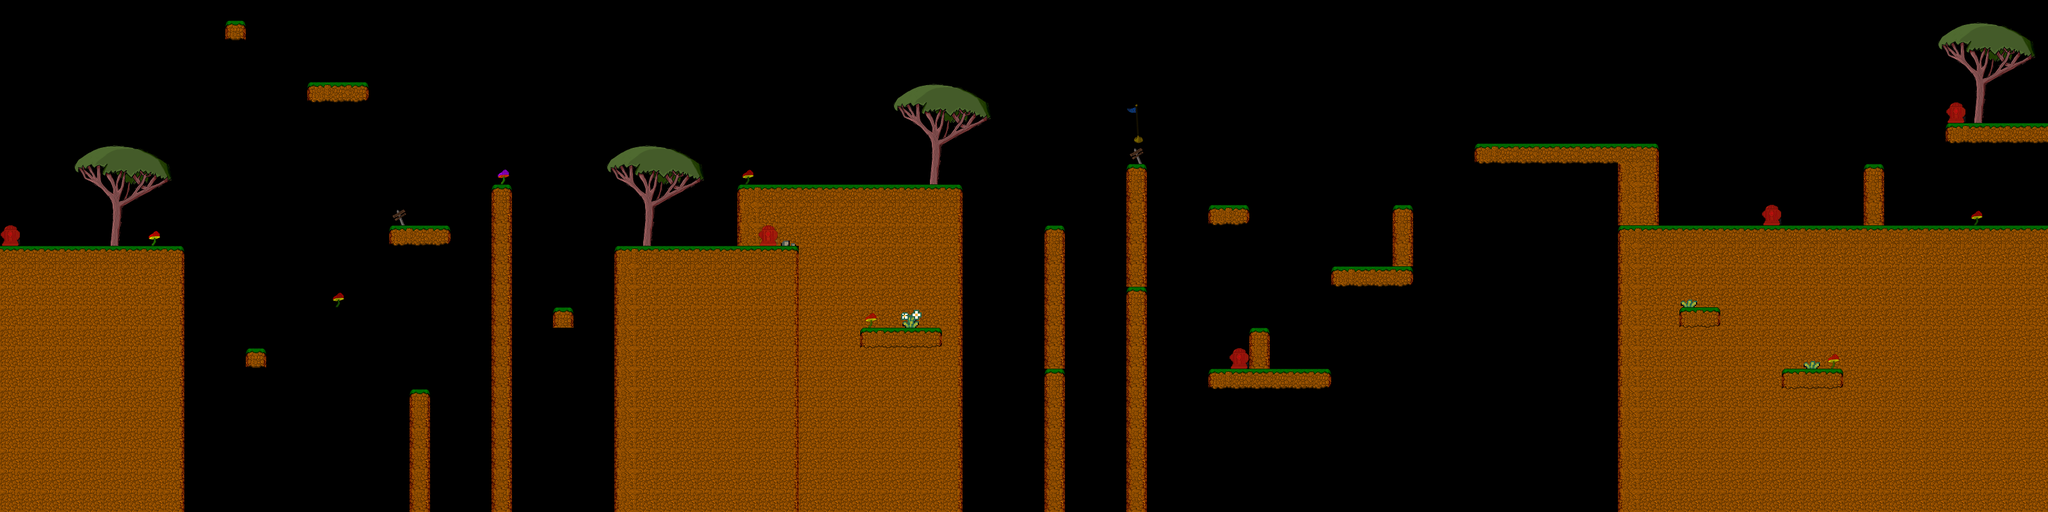

Rendered tile map (Tiled .tmx) drawn with the repository's tilesets; below, a short description and the map source with its tile grids summarised:
An orthogonal 100x25 tile map with 32x32 px tiles, 2 tile layers (Tile Layer 3, Tile Layer 2), 3 tilesets and 43 objects (28x ground, 5x snake, 3x eye, 2x skeleton, goal, ...).

<map version="1.0" orientation="orthogonal" renderorder="right-down" width="100" height="25" tilewidth="32" tileheight="32" nextobjectid="61">
 <properties>
  <property name="bgm" value="./assets/sound/bgm/Queer.mid" />
  <property name="friction" value="-0.2" />
  <property name="gravity" value="0.8" />
 </properties>
 <tileset firstgid="1" name="goodly-2x" tilewidth="32" tileheight="32" tilecount="256" columns="16">
  <image source="../art/goodly-2x.png" width="512" height="512" />
 </tileset>
 <tileset firstgid="257" name="Mushroom" tilewidth="480" tileheight="480" tilecount="8" columns="0">
  <tile id="1">
   <image width="32" height="32" source="../art/mushroom_small.png" />
  </tile>
  <tile id="2">
   <image width="32" height="64" source="../art/flag.png" />
  </tile>
  <tile id="5">
   <image width="32" height="128" source="../art/flag_large.png" />
  </tile>
  <tile id="6">
   <image width="32" height="20" source="../art/peeper.png" />
  </tile>
  <tile id="7">
   <image width="32" height="32" source="../art/firehydrant.png" />
  </tile>
  <tile id="8">
   <image width="32" height="32" source="../art/grass_block.png" />
  </tile>
  <tile id="9">
   <image width="32" height="32" source="../art/dirt.png" />
  </tile>
  <tile id="10">
   <image width="480" height="480" source="TileSet1.png" />
  </tile>
 </tileset>
 <tileset firstgid="268" name="TileSet1" tilewidth="32" tileheight="32" tilecount="225" columns="15">
  <image source="TileSet1.png" width="480" height="480" />
 </tileset>
 <layer name="Tile Layer 3" width="100" height="25">
  <data>[2500 cells, 767 non-empty, 12 distinct tile ids]</data>
 </layer>
 <layer name="Tile Layer 2" width="100" height="25">
  <data>[2500 cells, 153 non-empty, 54 distinct tile ids]</data>
 </layer>
 <objectgroup name="level layout">
  <object id="1" name="ground" x="383" y="544" width="33" height="16" />
  <object id="6" name="ground" x="352" y="288" width="94" height="15" />
  <object id="10" name="ground" x="608" y="352" width="94" height="15" />
  <object id="11" name="ground" x="511" y="480" width="31" height="16" />
  <object id="12" name="ground" x="0" y="384" width="272" height="16" />
  <object id="13" name="ground" x="959" y="384" width="285" height="12" />
  <object id="14" name="ground" x="1152" y="289" width="350" height="12" />
  <object id="15" name="ground" x="768" y="288" width="31" height="16" />
  <object id="16" name="ground" x="864" y="480" width="31" height="12" />
  <object id="17" name="ground" x="642" y="610" width="31" height="4" />
  <object id="18" name="ground" x="480" y="128" width="94" height="16" />
  <object id="19" name="ground" x="351" y="34" width="32" height="3" />
  <object id="20" name="ground" x="1342" y="514" width="128" height="12" />
  <object id="21" name="ground" x="1633" y="354" width="31" height="12" />
  <object id="22" name="ground" x="1631" y="578" width="31" height="12" />
  <object id="23" name="ground" x="1761" y="451" width="31" height="12" />
  <object id="24" name="ground" x="1760" y="259" width="31" height="12" />
  <object id="25" name="ground" x="1889" y="322" width="61" height="12" />
  <object id="26" name="ground" x="1954" y="514" width="28" height="12" />
  <object id="27" name="ground" x="2177" y="322" width="28" height="12" />
  <object id="28" name="ground" x="2080" y="416" width="126" height="12" />
  <object id="29" name="ground" x="1887" y="578" width="192" height="12" />
  <object id="30" name="ground" x="2305" y="226" width="285" height="12" />
  <object id="31" name="ground" x="2529" y="353" width="673" height="12" />
  <object id="32" name="ground" x="2624" y="480" width="64" height="12" />
  <object id="33" name="ground" x="2784" y="576" width="96" height="12" />
  <object id="34" name="ground" x="3040" y="192" width="160" height="12" />
  <object id="35" name="ground" x="2912" y="256" width="32" height="12" />
  <object id="36" name="goal" x="3168" y="129" width="32" height="63" />
  <object id="37" name="player_spawn" x="64" y="288" />
  <object id="52" name="nerf_pistol" x="1056" y="344" width="40" height="40" />
  <object id="54" name="checkpoint" x="1760" y="192" width="32" height="64" />
 </objectgroup>
 <objectgroup name="Enemy Layer">
  <object id="43" name="skeleton" x="2424" y="128" width="48" height="96">
   <properties>
    <property name="travel" value="70" />
   </properties>
  </object>
  <object id="44" name="snake" x="1952" y="480" width="59" height="96">
   <properties>
    <property name="travel" value="40" />
   </properties>
  </object>
  <object id="45" name="snake" x="1632" y="256" width="59" height="96">
   <properties>
    <property name="travel" value="0" />
   </properties>
  </object>
  <object id="46" name="snake" x="1384" y="416" width="59" height="96">
   <properties>
    <property name="travel" value="50" />
   </properties>
  </object>
  <object id="47" name="snake" x="864" y="384" width="59" height="96">
   <properties>
    <property name="travel" value="5" />
   </properties>
  </object>
  <object id="48" name="snake" x="512" y="32" width="59" height="96">
   <properties>
    <property name="travel" value="45" />
   </properties>
  </object>
  <object id="49" name="eye" x="1896" y="224" width="48" height="96" />
  <object id="50" name="eye" x="1367" y="192" width="48" height="96" />
  <object id="51" name="eye" x="376" y="448" width="48" height="96" />
  <object id="57" name="skeleton" x="664" y="256" width="48" height="96">
   <properties>
    <property name="travel" value="70" />
   </properties>
  </object>
  <object id="58" name="golf_cart" x="3072" y="256" width="120" height="96" />
 </objectgroup>
</map>
